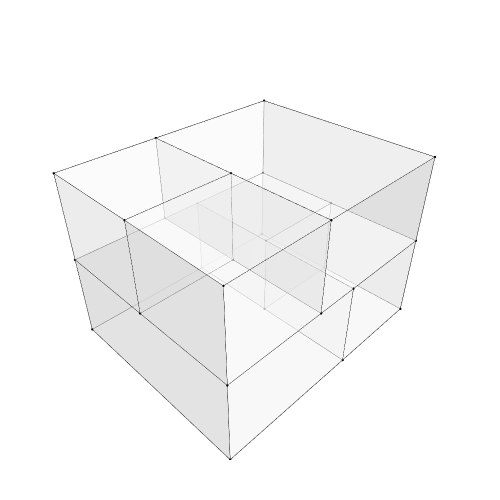

Notebook source saved alongside this figure:
### Markdown cell above
## 5. Show the geometry

### Code cell
Topology.Show(house,
              backgroundColor="white",
              width=500,
              height=500,
              renderer=renderer)

### Figure 1 — Plotly figure (JSON) as saved in the notebook; plotly's stock layout.template omitted (floating-point values rounded to 4 significant figures; data arrays with more than 128 entries replaced by an {"elided": "..."} marker saying what was removed)
{"data": [{"customdata": ["", "", "", "", "", "", "", "", "", "", "", "", "", "", "", "", "", "", "", "", "", "", "", "", "", "", "", ""], "hoverinfo": "text", "hovertemplate": ["Click ", "Click ", "Click ", "Click ", "Click ", "Click ", "Click ", "Click ", "Click ", "Click ", "Click ", "Click ", "Click ", "Click ", "Click ", "Click ", "Click ", "Click ", "Click ", "Click ", "Click ", "Click ", "Click ", "Click ", "Click ", "Click ", "Click ", "Click "], "hovertext": ["", "", "", "", "", "", "", "", "", "", "", "", "", "", "", "", "", "", "", "", "", "", "", "", "", "", "", ""], "legendgroup": "1", "legendrank": 1, "marker": {"color": ["#000000", "#000000", "#000000", "#000000", "#000000", "#000000", "#000000", "#000000", "#000000", "#000000", "#000000", "#000000", "#000000", "#000000", "#000000", "#000000", "#000000", "#000000", "#000000", "#000000", "#000000", "#000000", "#000000", "#000000", "#000000", "#000000", "#000000", "#000000"], "line": {"width": 0}, "opacity": 1, "size": [2.8, 2.8, 2.8, 2.8, 2.8, 2.8, 2.8, 2.8, 2.8, 2.8, 2.8, 2.8, 2.8, 2.8, 2.8, 2.8, 2.8, 2.8, 2.8, 2.8, 2.8, 2.8, 2.8, 2.8, 2.8, 2.8, 2.8, 2.8], "sizemode": "diameter", "symbol": "circle"}, "mode": "markers", "name": "1: Untitled (Vertices)", "showlegend": false, "text": ["", "", "", "", "", "", "", "", "", "", "", "", "", "", "", "", "", "", "", "", "", "", "", "", "", "", "", ""], "type": "scatter3d", "x": [0, 5, 5, 5, 0, 5, 0, 3.5, 5, 5, 0, 3.5, 0, 3.5, 8.5, 8.5, 8.5, 8.5, 8.5, 8.5, 0, 3.5, 0, 3.5, 3.5, 8.5, 8.5, 0], "y": [7, 7, 3.5, 0, 0, 7, 7, 7, 3.5, 0, 0, 0, 3.5, 3.5, 7, 3.5, 7, 3.5, 0, 0, 3.5, 3.5, 7, 7, 0, 0, 7, 0], "z": [0, 0, 0, 0, 0, 3, 3, 3, 3, 3, 3, 3, 3, 3, 0, 0, 3, 3, 0, 3, 6, 6, 6, 6, 6, 6, 6, 6]}, {"hoverinfo": "text", "legendgroup": "2", "legendrank": 2, "line": {"color": "black", "dash": "solid", "width": 1}, "marker": {"size": 0}, "mode": "lines", "name": "1: Untitled (Edges)", "showlegend": false, "text": "", "type": "scatter3d", "x": {"elided": "156 float values"}, "y": {"elided": "156 float values"}, "z": {"elided": "156 int values"}}, {"cmax": 1, "cmin": 0, "color": "#FAFAFA", "colorscale": [[0, "#440154"], [0.1111, "#482878"], [0.2222, "#3e4989"], [0.3333, "#31688e"], [0.4444, "#26828e"], [0.5556, "#1f9e89"], [0.6667, "#35b779"], [0.7778, "#6ece58"], [0.8889, "#b5de2b"], [1, "#fde725"]], "flatshading": true, "hoverinfo": "text", "hovertext": "", "i": [0, 3, 3, 3, 6, 3, 4, 7, 1, 8, 0, 11, 10, 5, 12, 12, 13, 12, 10, 10, 8, 13, 10, 11, 4, 4, 7, 4, 16, 14, 15, 15, 17, 8, 1, 1, 17, 15, 2, 9, 19, 9, 20, 13, 21, 12, 6, 23, 6, 6, 22, 23, 24, 19, 9, 10, 25, 26, 7, 26, 24, 17, 24, 23, 20, 26, 25, 10, 27, 11, 21, 20], "j": [1, 4, 1, 5, 7, 6, 7, 8, 8, 9, 2, 0, 2, 3, 3, 0, 6, 13, 9, 8, 7, 8, 13, 10, 14, 15, 16, 7, 17, 16, 17, 8, 16, 17, 15, 18, 19, 17, 18, 2, 17, 19, 21, 20, 22, 21, 5, 6, 20, 23, 21, 22, 25, 24, 25, 25, 20, 16, 6, 7, 19, 16, 17, 20, 25, 20, 27, 25, 21, 27, 27, 21], "k": [2, 1, 0, 6, 4, 4, 1, 1, 2, 2, 10, 10, 9, 12, 0, 11, 5, 5, 8, 13, 6, 6, 12, 12, 15, 1, 14, 14, 15, 15, 8, 1, 7, 7, 18, 2, 18, 18, 19, 19, 8, 8, 12, 12, 5, 5, 22, 22, 13, 20, 20, 20, 9, 9, 10, 13, 13, 7, 23, 23, 17, 26, 26, 26, 24, 24, 11, 11, 12, 12, 25, 25], "legendgroup": "3", "legendrank": 3, "lighting": {"facenormalsepsilon": 0}, "name": "1: Untitled (Faces)", "opacity": 0.5, "showlegend": false, "showscale": false, "text": "", "type": "mesh3d", "x": [0, 5, 5, 0, 5, 0, 3.5, 5, 5, 5, 3.5, 0, 0, 3.5, 8.5, 8.5, 8.5, 8.5, 8.5, 8.5, 3.5, 0, 0, 3.5, 8.5, 3.5, 8.5, 0], "y": [0, 3.5, 0, 7, 7, 7, 7, 7, 3.5, 0, 0, 0, 3.5, 3.5, 7, 3.5, 7, 3.5, 0, 0, 3.5, 3.5, 7, 7, 0, 0, 7, 0], "z": [0, 0, 0, 0, 0, 3, 3, 3, 3, 3, 3, 3, 3, 3, 0, 0, 3, 3, 0, 3, 6, 6, 6, 6, 6, 6, 6, 6]}], "layout": {"autosize": true, "height": 500, "margin": {"b": 40, "l": 40, "r": 40, "t": 40}, "paper_bgcolor": "#FFFFFF", "plot_bgcolor": "#FFFFFF", "scene": {"aspectmode": "data", "camera": {"center": {"x": 0, "y": 0, "z": 0}, "eye": {"x": -1.25, "y": -1.25, "z": 1.25}, "projection": {"type": "perspective"}, "up": {"x": 0, "y": 0, "z": 1}}, "xaxis": {"visible": false}, "yaxis": {"visible": false}, "zaxis": {"visible": false}}, "showlegend": true, "width": 500, "xaxis": {"showgrid": false, "visible": false, "zeroline": false}, "yaxis": {"showgrid": false, "visible": false, "zeroline": false}}}
